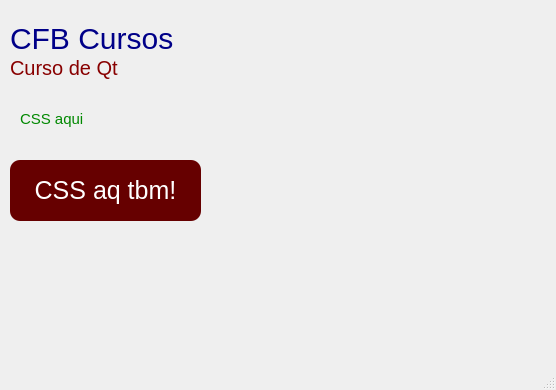
<?xml version="1.0" encoding="UTF-8"?>
<ui version="4.0">
 <class>MainWindow</class>
 <widget class="QMainWindow" name="MainWindow">
  <property name="geometry">
   <rect>
    <x>0</x>
    <y>0</y>
    <width>556</width>
    <height>390</height>
   </rect>
  </property>
  <property name="windowTitle">
   <string>MainWindow</string>
  </property>
  <widget class="QWidget" name="centralwidget">
   <widget class="QLabel" name="label">
    <property name="geometry">
     <rect>
      <x>10</x>
      <y>10</y>
      <width>201</width>
      <height>81</height>
     </rect>
    </property>
    <property name="text">
     <string>&lt;div style=&quot;color: #008; font-size:30px;&quot;&gt;CFB Cursos&lt;/div&gt;
&lt;div style=&quot;color: #800; font-size:20px;&quot;&gt; Curso de Qt&lt;/div&gt;</string>
    </property>
   </widget>
   <widget class="QPushButton" name="pushButton">
    <property name="geometry">
     <rect>
      <x>10</x>
      <y>160</y>
      <width>191</width>
      <height>61</height>
     </rect>
    </property>
    <property name="styleSheet">
     <string notr="true">color:#fff;
background-color:#600;
border-radius:10px;
font-size:25px;
</string>
    </property>
    <property name="text">
     <string>CSS aq tbm!</string>
    </property>
   </widget>
   <widget class="QLabel" name="label_2">
    <property name="geometry">
     <rect>
      <x>20</x>
      <y>110</y>
      <width>101</width>
      <height>18</height>
     </rect>
    </property>
    <property name="styleSheet">
     <string notr="true">color:#080;
font-size:15px;</string>
    </property>
    <property name="text">
     <string>CSS aqui</string>
    </property>
   </widget>
  </widget>
  <widget class="QMenuBar" name="menubar">
   <property name="geometry">
    <rect>
     <x>0</x>
     <y>0</y>
     <width>556</width>
     <height>23</height>
    </rect>
   </property>
  </widget>
  <widget class="QStatusBar" name="statusbar"/>
 </widget>
 <resources/>
 <connections/>
</ui>
